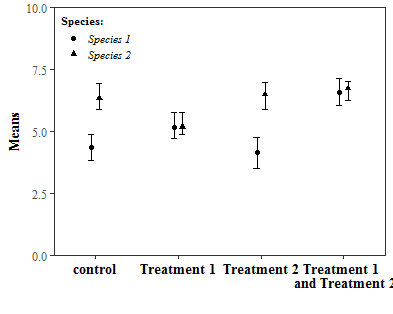

This figure's R source:
###############################################################################
# ggplot2: dotplot with CI/error bars
# see also: http://www.cookbook-r.com/Graphs/Plotting_means_and_error_bars_(ggplot2)/
###############################################################################

# install.packages("ggplot2")
library(ggplot2)

# =============================================================================
# Create fake data
# =============================================================================
set.seed(1)
DF <- data.frame(Treatment = rep(c("control", "T1", "T2", "T1&2"), times=2),
                 Species   = rep(c("Sp1", "Sp2"), each=4),
                 means     = c(rnorm(n=4, mean=5), 
                               rnorm(n=4, mean=6)))

# Note that this is fake data, this is not the way to statistically compute CI-s or SE-s
DF$lower.CI  <- DF$means - rnorm(n=8, mean=.5, sd=.1)
DF$upper.CI  <- DF$means + rnorm(n=8, mean=.5, sd=.1)

# =============================================================================
# Plot
# =============================================================================
# The errorbars will overlapp, so use position_dodge to move them horizontally
pd <- position_dodge(width = 0.2) # move them .05 to the left and right

my_plot <- 
  ggplot(data = DF, 
         aes(x = Treatment, 
             y = means, 
             group = Species, 
             shape = Species)) +
  # add the points (means)
  geom_point(size = 1.5, 
             position = pd) +
  # set type of point shape
  scale_shape_manual(name   = 'Species:',
                     breaks = c("Sp1", "Sp2"),
                     values = c("Sp1" = 16, 
                                "Sp2" = 17),
                     labels = c("Species 1", "Species 2")) + 
  # plot CIs
  geom_errorbar(aes(ymax = upper.CI, 
                    ymin = lower.CI), 
                size  = .4, 
                width = .15, 
                linetype = "solid", 
                position = pd) +
  # set order of discrete values on OX axes & adjust the distance (gap) from OY axis
  scale_x_discrete(limits = c("control", "T1", "T2", "T1&2"),
                   labels = c("control", "Treatment 1", "Treatment 2", "Treatment 1 \n and Treatment 2"),
                   expand = c(0, .5)) +
  # set range on OY axes and adjust the distance (gap) from OX axis
  scale_y_continuous(limits = c(0, 10), 
                     expand = c(0, 0)) +
  # set axis labels
  labs(x = "", 
       y = "Means") +
  # theme without the default gray ggplot2 backgound
  theme_bw() +
  # adjust some theme components
  theme(panel.grid = element_blank(), # eliminate default grids
        # set font family for all text within the plot ("serif" should work as "Times New Roman")
        # note that this can be overridden with other adjustment functions below
        text = element_text(family="serif"),
        # adjust X-axis title
        axis.title.x = element_text(size = 10, face = "bold"),
        # adjust X-axis labels
        axis.text.x = element_text(size = 10, face = "bold", color = "black"),
        # adjust Y-axis title
        axis.title.y = element_text(size = 10, face = "bold"),
        # adjust legend title appearance
        legend.title = element_text(size = 8, face = "bold"),
        # adjust legend label appearance
        legend.text = element_text(size = 8, face = "italic"),
        # change spacing between legend items
        legend.key.height = unit(4, "mm"),
        # don't draw legend box (check element_rect() for borders and backgrounds)
        legend.background = element_blank(),
        # Put upper-left corner of legend box in upper-left corner of graph
        # Note that the numeric position in legend.position below is relative to the entire area, 
        # including titles and labels, not just the plotting area
        legend.justification = c(0,1),
        legend.position = c(0,1))

# Save as png
ggsave(filename = "gallery/dotplot_ci_bars.png",
       plot = my_plot, 
       width = 10, height = 8, units = "cm", dpi = 75)
# Save as pdf
ggsave(filename = "gallery/dotplot_ci_bars.pdf",
       plot = my_plot, 
       width = 10, height = 8, units = "cm")